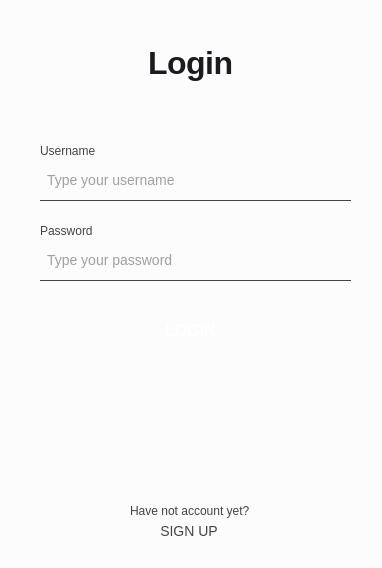
<?xml version="1.0" encoding="UTF-8"?>
<ui version="4.0">
 <class>MainWindow</class>
 <widget class="QMainWindow" name="MainWindow">
  <property name="enabled">
   <bool>true</bool>
  </property>
  <property name="geometry">
   <rect>
    <x>0</x>
    <y>0</y>
    <width>382</width>
    <height>568</height>
   </rect>
  </property>
  <property name="sizePolicy">
   <sizepolicy hsizetype="Fixed" vsizetype="Fixed">
    <horstretch>0</horstretch>
    <verstretch>0</verstretch>
   </sizepolicy>
  </property>
  <property name="minimumSize">
   <size>
    <width>382</width>
    <height>568</height>
   </size>
  </property>
  <property name="maximumSize">
   <size>
    <width>382</width>
    <height>568</height>
   </size>
  </property>
  <property name="windowTitle">
   <string>ProductManager</string>
  </property>
  <property name="styleSheet">
   <string notr="true">background-color: rgb(252, 252, 252);</string>
  </property>
  <widget class="QWidget" name="centralwidget">
   <property name="styleSheet">
    <string notr="true"/>
   </property>
   <widget class="QLabel" name="lbl_username">
    <property name="geometry">
     <rect>
      <x>40</x>
      <y>140</y>
      <width>81</width>
      <height>21</height>
     </rect>
    </property>
    <property name="styleSheet">
     <string notr="true">font-size: 12px;
color: #444;</string>
    </property>
    <property name="text">
     <string>Username</string>
    </property>
   </widget>
   <widget class="QLabel" name="lbl_password">
    <property name="geometry">
     <rect>
      <x>40</x>
      <y>220</y>
      <width>81</width>
      <height>21</height>
     </rect>
    </property>
    <property name="styleSheet">
     <string notr="true">font-size: 12px;
color: #444;</string>
    </property>
    <property name="text">
     <string>Password</string>
    </property>
   </widget>
   <widget class="QPushButton" name="btn_login">
    <property name="geometry">
     <rect>
      <x>10</x>
      <y>310</y>
      <width>361</width>
      <height>41</height>
     </rect>
    </property>
    <property name="styleSheet">
     <string notr="true">QPushButton {
background-color: qlineargradient(spread:pad, x1:0, y1:0.5, x2:1, y2:0.5,
                                    stop:0 #00d4ff, stop:1 #ff00d4);
border-radius: 20px;
color: white;
font-size: 16px;
font-weight: bold;
padding: 5px;
}

QPushButton:hover {
background-color: qlineargradient(spread:pad, x1:0, y1:0.5, x2:1, y2:0.5,
                                            stop:0 #00c3e0, stop:1 #e000c3);
}

QPushButton:pressed {
background-color: qlineargradient(spread:pad, x1:0, y1:0.5, x2:1, y2:0.5,
                                      stop:0 #009bb8, stop:1 #b0009b);
}</string>
    </property>
    <property name="text">
     <string>LOGIN</string>
    </property>
   </widget>
   <widget class="QPushButton" name="btn_signup">
    <property name="geometry">
     <rect>
      <x>130</x>
      <y>520</y>
      <width>118</width>
      <height>21</height>
     </rect>
    </property>
    <property name="styleSheet">
     <string notr="true">QPushButton {
background-color: transparent;
color: #444;
font-size: 14px;
font-weight: 14px;
border: none;
}

QPushButton:hover {
color: #000;
}</string>
    </property>
    <property name="text">
     <string>SIGN UP</string>
    </property>
   </widget>
   <widget class="QLabel" name="lbl_have_not_account_yet">
    <property name="geometry">
     <rect>
      <x>130</x>
      <y>500</y>
      <width>121</width>
      <height>21</height>
     </rect>
    </property>
    <property name="styleSheet">
     <string notr="true">color: #444;
font-size: 12px;</string>
    </property>
    <property name="text">
     <string>Have not account yet?</string>
    </property>
   </widget>
   <widget class="QLineEdit" name="le_password">
    <property name="geometry">
     <rect>
      <x>40</x>
      <y>240</y>
      <width>311</width>
      <height>41</height>
     </rect>
    </property>
    <property name="styleSheet">
     <string notr="true">border: none;
border-bottom: 1px solid #444;
font-size: 14px;
color: #444;
padding: 5px;

</string>
    </property>
    <property name="echoMode">
     <enum>QLineEdit::EchoMode::Password</enum>
    </property>
    <property name="placeholderText">
     <string>Type your password</string>
    </property>
   </widget>
   <widget class="QLineEdit" name="le_username">
    <property name="geometry">
     <rect>
      <x>40</x>
      <y>160</y>
      <width>311</width>
      <height>41</height>
     </rect>
    </property>
    <property name="styleSheet">
     <string notr="true">border: none;
border-bottom: 1px solid #444;
font-size: 14px;
color: #444;
padding: 5px;

</string>
    </property>
    <property name="placeholderText">
     <string>Type your username</string>
    </property>
   </widget>
   <widget class="QWidget" name="layoutWidget">
    <property name="geometry">
     <rect>
      <x>0</x>
      <y>40</y>
      <width>381</width>
      <height>69</height>
     </rect>
    </property>
    <layout class="QHBoxLayout" name="horizontalLayout">
     <item>
      <spacer name="horizontalSpacer_2">
       <property name="orientation">
        <enum>Qt::Orientation::Horizontal</enum>
       </property>
       <property name="sizeHint" stdset="0">
        <size>
         <width>138</width>
         <height>20</height>
        </size>
       </property>
      </spacer>
     </item>
     <item>
      <widget class="QLabel" name="lbl_login">
       <property name="styleSheet">
        <string notr="true">color: #1A1B1F;
font-family: 'Inter', -apple-system, BlinkMacSystemFont, 'Segoe UI', Roboto, sans-serif;
font-size: 32px;
font-weight: 600;
letter-spacing: -0.5px;
margin-bottom: 24px;
text-align: left;
padding: 0;
line-height: 1.3;</string>
       </property>
       <property name="text">
        <string>Login</string>
       </property>
      </widget>
     </item>
     <item>
      <spacer name="horizontalSpacer">
       <property name="orientation">
        <enum>Qt::Orientation::Horizontal</enum>
       </property>
       <property name="sizeHint" stdset="0">
        <size>
         <width>40</width>
         <height>20</height>
        </size>
       </property>
      </spacer>
     </item>
    </layout>
   </widget>
  </widget>
 </widget>
 <tabstops>
  <tabstop>le_username</tabstop>
  <tabstop>le_password</tabstop>
  <tabstop>btn_login</tabstop>
  <tabstop>btn_signup</tabstop>
 </tabstops>
 <resources/>
 <connections/>
</ui>
